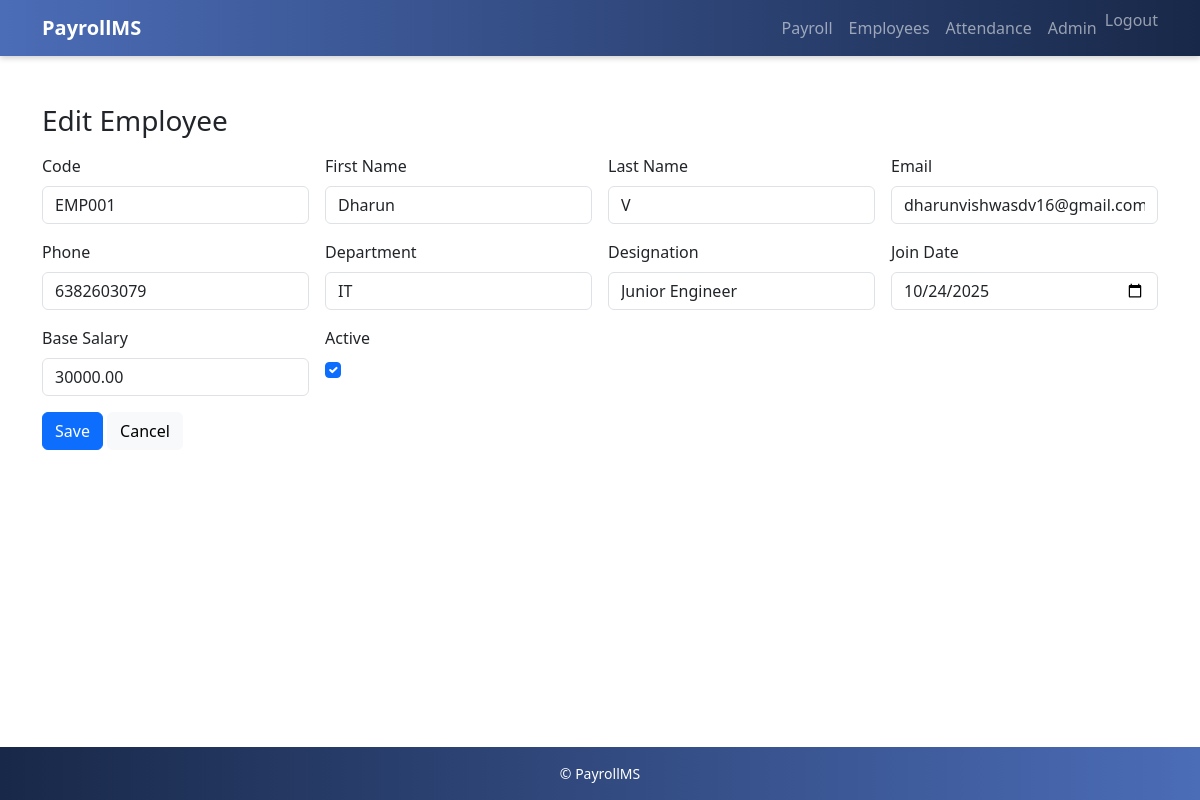
Screenshot of /employees/1/edit/ (signed in) with the database file from the repository.
### payroll/models.py (models this page shows, shortened)
class Employee(models.Model):
    user = models.OneToOneField(
        settings.AUTH_USER_MODEL,
        on_delete=models.SET_NULL,
        null=True,
        blank=True,
        help_text="Link this employee to a login user (non-staff)."
    )
    code = models.CharField(max_length=10, unique=True)
    first_name = models.CharField(max_length=50)
    last_name = models.CharField(max_length=50, blank=True)
    email = models.EmailField(blank=True)
    phone = models.CharField(max_length=20, blank=True)
    department = models.CharField(max_length=100, blank=True)
    designation = models.CharField(max_length=100, blank=True)
    join_date = models.DateField(default=timezone.now)
    base_salary = models.DecimalField(max_digits=10, decimal_places=2, default=0)
    is_active = models.BooleanField(default=True)

### payroll/views.py (the view)
# urls.py: path('employees/<int:pk>/edit/', views.EmployeeUpdate.as_view(), name='employee_edit'),
class EmployeeUpdate(LoginRequiredMixin, StaffOnlyMixin, UpdateView):
    model = Employee
    form_class = EmployeeForm
    template_name = 'payroll/layout/employee_form.html'
    success_url = reverse_lazy('payroll:employee_list')

### payroll/forms.py
class EmployeeForm(forms.ModelForm):
    class Meta:
        model = Employee
        fields = [
            'code','first_name','last_name','email','phone',
            'department','designation','join_date','base_salary','is_active'
        ]
        widgets = {
            'code': forms.TextInput(attrs={'class':'form-control'}),
            'first_name': forms.TextInput(attrs={'class':'form-control'}),
            'last_name': forms.TextInput(attrs={'class':'form-control'}),
            'email': forms.EmailInput(attrs={'class':'form-control'}),
            'phone': forms.TextInput(attrs={'class':'form-control'}),
            'department': forms.TextInput(attrs={'class':'form-control'}),
            'designation': forms.TextInput(attrs={'class':'form-control'}),
            'join_date': forms.DateInput(attrs={'type':'date','class':'form-control'}),
            'base_salary': forms.NumberInput(attrs={'class':'form-control','step':'0.01'}),
            'is_active': forms.CheckboxInput(attrs={'class':'form-check-input'}),
        }

### payroll/views.py (called while the page is built)
    def test_func(self):
        return self.request.user.is_staff

### payroll/templates/payroll/layout/employee_form.html (shortened to what this page needs)
{% extends 'payroll/layout/base.html' %}
{% block content %}
<h3 class="mb-3">{% if object %}Edit Employee{% else %}Add Employee{% endif %}</h3>
<form method="post" class="row g-3">
  <div class="col-md-3">
    <label class="form-label">Code</label>
    {{ form.code }}
  </div>
  <div class="col-md-3">
    <label class="form-label">First Name</label>
    {{ form.first_name }}
  </div>
  <div class="col-md-3">
    <label class="form-label">Last Name</label>
    {{ form.last_name }}
  </div>
  <div class="col-md-3">
    <label class="form-label">Email</label>
    {{ form.email }}
  </div>
  <div class="col-md-3">
    <label class="form-label">Phone</label>
    {{ form.phone }}
  </div>
  <div class="col-md-3">
    <label class="form-label">Department</label>
    {{ form.department }}
  </div>
  <div class="col-md-3">
    <label class="form-label">Designation</label>
    {{ form.designation }}
  </div>
  <div class="col-md-3">
    <label class="form-label">Join Date</label>
    {{ form.join_date }}
  </div>
  <div class="col-md-3">
    <label class="form-label">Base Salary</label>
    {{ form.base_salary }}
  </div>
  <div class="col-md-3">
    <label class="form-label d-block">Active</label>
    {{ form.is_active }}
  </div>
  <div class="col-12">
    <button class="btn btn-primary">Save</button>
    <a class="btn btn-light" href="{% url 'payroll:employee_list' %}">Cancel</a>
  </div>
</form>
{% endblock %}

### payroll/static/payroll/css/style.css (style rules this page uses)
body { display: flex; flex-direction: column; min-height: 100vh; }
.main-content { padding-top: 80px; }

### rows the page displays
Employee: code "EMP001", first_name "Dharun", last_name "V", email "dharunvishwasdv16@gmail.com", phone "6382603079", department "IT", designation "Junior Engineer", join_date "10/24/2025", base_salary "30000.00", is_active "☑"
